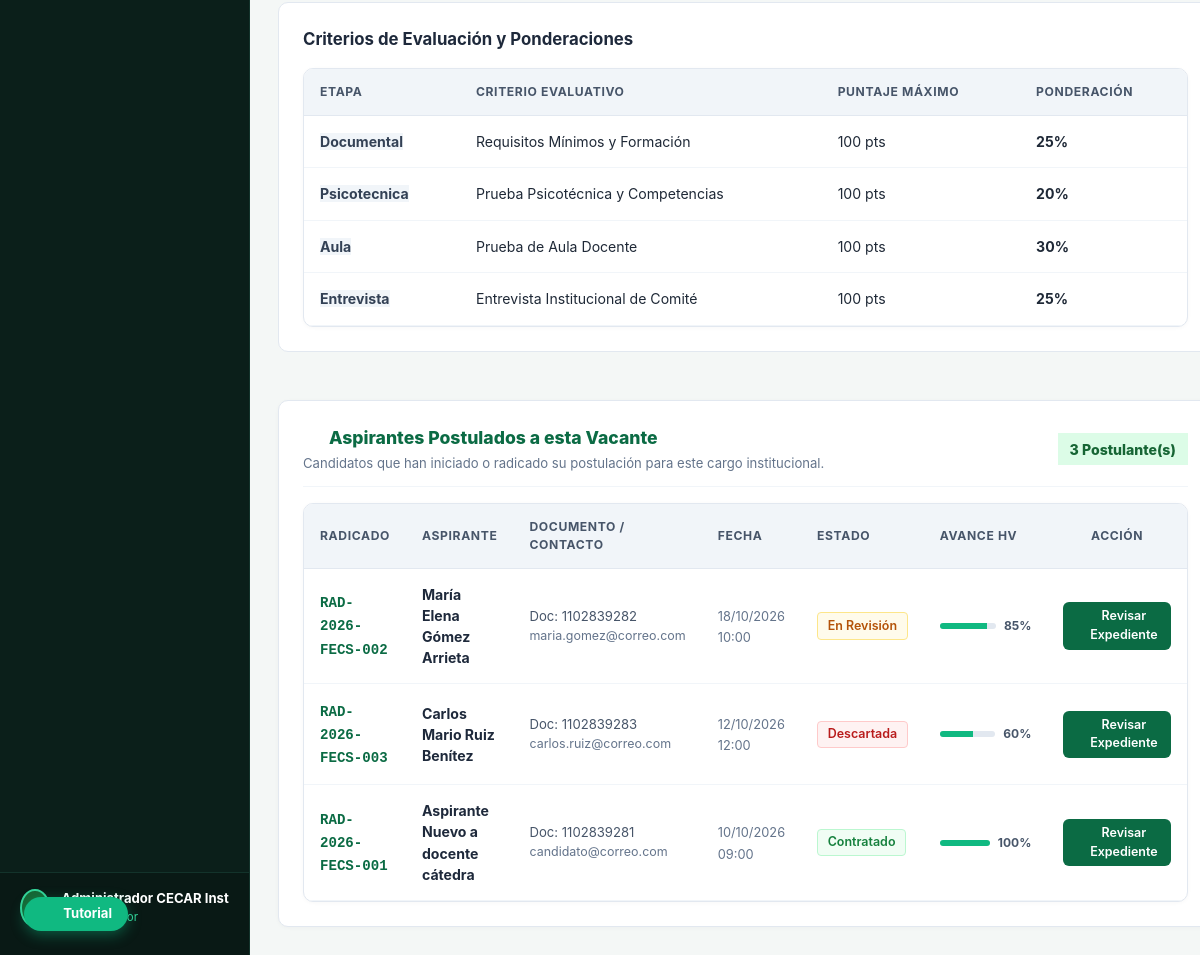
Page /index.php?c=Convocatoria&a=detalle&id=1 (signed in, lower part) on the earlier database version.
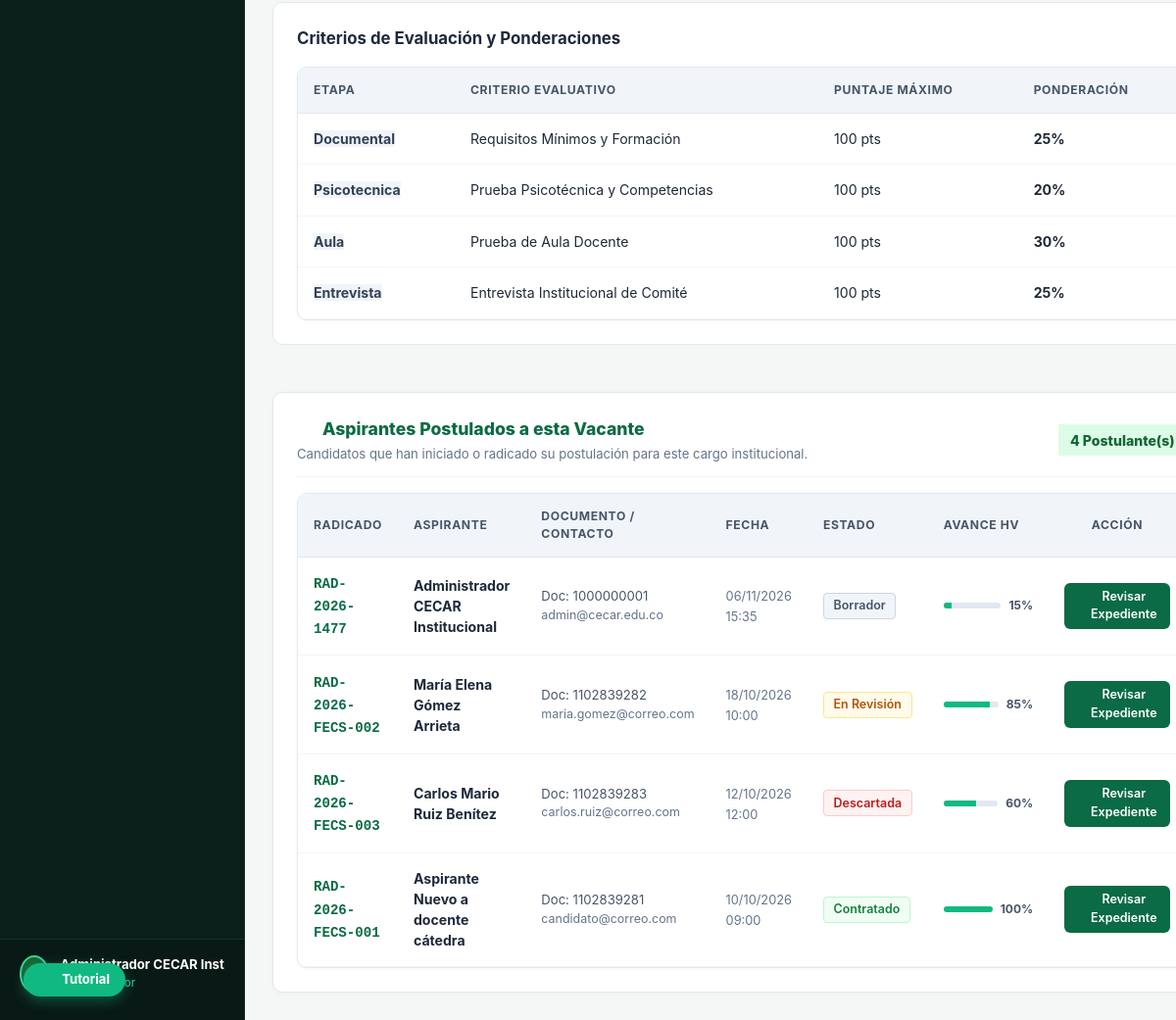
Same page on the later database version.
### tables this page shows
CREATE TABLE criterios_evaluacion (
    id INTEGER PRIMARY KEY AUTOINCREMENT,
    convocatoria_id INTEGER NOT NULL,
    etapa VARCHAR(50) NOT NULL, -- documental, psicotecnica, conocimiento, aula, entrevista
    nombre VARCHAR(150) NOT NULL,
    descripcion TEXT,
    puntaje_maximo REAL NOT NULL DEFAULT 100,
    ponderacion REAL NOT NULL DEFAULT 100,
    obligatorio INTEGER NOT NULL DEFAULT 1,
    FOREIGN KEY (convocatoria_id) REFERENCES convocatorias(id) ON DELETE CASCADE
);

CREATE TABLE postulaciones (
    id INTEGER PRIMARY KEY AUTOINCREMENT,
    convocatoria_id INTEGER NOT NULL,
    usuario_id INTEGER NOT NULL,
    codigo_radicado VARCHAR(50) NOT NULL UNIQUE,
    estado VARCHAR(40) NOT NULL DEFAULT 'borrador', 
    -- borrador, enviada, en_revision, subsanacion_requerida, habilitada, no_habilitada, 
    -- preseleccionada, descartada, seleccionada, no_seleccionada, en_formalizacion, contratado, vinculado, retirada
    resultado_documental VARCHAR(30) NOT NULL DEFAULT 'pendiente', -- pendiente, conforme, observado, no_conforme
    porcentaje_avance INTEGER NOT NULL DEFAULT 0,
    version INTEGER NOT NULL DEFAULT 1,
    declaracion_veracidad INTEGER NOT NULL DEFAULT 0,
    fecha_declaracion DATETIME,
    fecha_postulacion DATETIME NOT NULL DEFAULT CURRENT_TIMESTAMP,
    fecha_envio DATETIME,
    motivo_descarte TEXT,
    causal_descarte_id VARCHAR(50),
    etapa_actual VARCHAR(50) NOT NULL DEFAULT 'revision_documental',
    banco_talento_consentimiento INTEGER NOT NULL DEFAULT 0,
    notas_internas TEXT,
    FOREIGN KEY (convocatoria_id) REFERENCES convocatorias(id),
    FOREIGN KEY (usuario_id) REFERENCES usuarios(id),
    UNIQUE (convocatoria_id, usuario_id)
);

### app/Controllers/ConvocatoriaController.php (called while the page is built, shortened)
<?php
class ConvocatoriaController {
    public function detalle(Request $request): void {
        $id = (int)$request->get('id');
        $convocatoria = Convocatoria::findById($id);
        $pdo = Database::getConnection();
        $stmtReq = $pdo->prepare("SELECT * FROM requisitos_convocatoria WHERE convocatoria_id = :id ORDER BY id ASC");
        $stmtReq->execute([':id' => $id]);
        $requisitos = $stmtReq->fetchAll();
        $stmtCrit = $pdo->prepare("SELECT * FROM criterios_evaluacion WHERE convocatoria_id = :id ORDER BY id ASC");
        $stmtCrit->execute([':id' => $id]);
        $criterios = $stmtCrit->fetchAll();
        $stmtPost = $pdo->prepare("
            SELECT p.*, u.nombres, u.apellidos, u.numero_documento, u.correo, u.telefono,
                   (SELECT COUNT(*) FROM items_hv WHERE postulacion_id = p.id) as total_items,
                   (SELECT COUNT(*) FROM items_hv WHERE postulacion_id = p.id AND estado = 'aprobado') as items_aprobados
            FROM postulaciones p
            JOIN usuarios u ON p.usuario_id = u.id
            WHERE p.convocatoria_id = :cid
            ORDER BY p.fecha_postulacion DESC
        ");
        $stmtPost->execute([':cid' => $id]);
        $postulantes = $stmtPost->fetchAll();
        View::render('convocatorias.detalle', [
            'convocatoria' => $convocatoria,
            'requisitos' => $requisitos,
            'criterios' => $criterios,
            'postulantes' => $postulantes,
            'esGestor' => AuthHelper::esTalentoHumano(),
            'csrf_token' => $request->getCsrfToken()
        ], 'main');
    }
}

### app/Core/Router.php (called while the page is built, shortened)
<?php
class Router {
    public static function dispatch(): void {
        $request = new Request();
        $actionName = $request->get('a');
        $controller = new $controllerClass();
        $controller->$actionName($request);
    }
}

### public/index.php (called while the page is built, shortened)
<?php
try {
    Router::dispatch();
} catch (Throwable $e) {
    error_log("Error en la ejecución de la aplicación: " . $e->getMessage() . " en " . $e->getFile() . ":" . $e->getLine());
    http_response_code(500);
    if (APP_ENV === 'development') {
        echo "<div style='font-family: sans-serif; padding: 2rem; background: #fee2e2; border: 1px solid #ef4444; border-radius: 8px; margin: 2rem auto; max-width: 800px;'>";
        echo "<h2 style='color: #991b1b;'>Error 500 en la Aplicación</h2>";
        echo "<p><strong>Mensaje:</strong> " . htmlspecialchars($e->getMessage()) . "</p>";
        echo "<p><strong>Archivo:</strong> " . htmlspecialchars($e->getFile()) . " (Línea: " . $e->getLine() . ")</p>";
        echo "<pre style='background: #fff; padding: 1rem; border-radius: 6px; overflow: auto;'>" . htmlspecialchars($e->getTraceAsString()) . "</pre>";
        echo "</div>";
    } else {
        echo "<div style='font-family: sans-serif; padding: 3rem; text-align: center;'>";
        echo "<h2>Error Inesperado</h2><p>Ocurrió un error en el servidor. Por favor comuníquese con Mesa de Ayuda CECAR.</p>";
        echo "</div>";
    }
}

### views/convocatorias/detalle.php (the view, shortened to what the changed rows need)
        <?= IconHelper::render('arrow-left', 14) ?> Volver al listado de convocatorias
            <?= FormatHelper::badgeEstado($convocatoria['estado']) ?>
<div style="display: grid; grid-template-columns: 2fr 1fr; gap: 1.5rem;">
    <div style="display: flex; flex-direction: column; gap: 1.5rem;">
        <div style="background: #ffffff; border: 1px solid var(--border-color); border-radius: 10px; padding: 1.5rem;">
            <div class="table-responsive">
                <table class="cecar-table">
                    <thead>
                        <tr>
                            <th>Etapa</th>
                            <th>Criterio Evaluativo</th>
                            <th>Puntaje Máximo</th>
                            <th>Ponderación</th>
                        </tr>
                    </thead>
                    <tbody>
                        <?php if (empty($criterios)): ?>
                            <tr><td colspan="4" style="text-align: center; color: #94a3b8;">Criterios estándar institucionales aplicables.</td></tr>
                        <?php else: ?>
                            <?php foreach ($criterios as $cr): ?>
                                <tr>
                                    <td><span class="badge" style="background: #f1f5f9; color: #334155; font-weight: 700;"><?= ucfirst($cr['etapa']) ?></span></td>
                                    <td><?= htmlspecialchars($cr['nombre'], ENT_QUOTES, 'UTF-8') ?></td>
                                    <td><?= $cr['puntaje_maximo'] ?> pts</td>
                                    <td><strong><?= $cr['ponderacion'] ?>%</strong></td>
                                </tr>
                            <?php endforeach; ?>
                        <?php endif; ?>
                    </tbody>
                </table>
            </div>
        </div>
        <?php if ($esGestor): ?>
            <div style="background: #ffffff; border: 1px solid var(--border-color); border-radius: 10px; padding: 1.5rem; margin-top: 1.5rem; box-shadow: 0 1px 4px rgba(0,0,0,0.03);">
                <div style="display: flex; justify-content: space-between; align-items: center; margin-bottom: 1rem; border-bottom: 1px solid #f1f5f9; padding-bottom: 0.75rem; flex-wrap: wrap; gap: 0.5rem;">
                    <div>
                        <h3 style="font-size: 1.1rem; font-weight: 800; color: #0b6b44; display: flex; align-items: center; gap: 0.5rem; margin: 0;">
                            <?= IconHelper::render('users', 18) ?> Aspirantes Postulados a esta Vacante
                        </h3>
                        <p style="color: #64748b; font-size: 0.82rem; margin: 0.2rem 0 0 0;">
                            Candidatos que han iniciado o radicado su postulación para este cargo institucional.
                        </p>
                    </div>
                    <span class="badge" style="background: #dcfce7; color: #166534; font-weight: 800; font-size: 0.88rem; padding: 0.35rem 0.75rem;">
                        <?= count($postulantes ?? []) ?> Postulante(s)
                    </span>
                </div>
                <?php if (empty($postulantes)): ?>
                    <div style="text-align: center; padding: 2.5rem 1rem; background: #f8fafc; border-radius: 8px; border: 1px dashed #cbd5e1;">
                        <div style="color: #94a3b8; margin-bottom: 0.5rem;"><?= IconHelper::render('users', 32) ?></div>
                        <p style="color: #64748b; font-weight: 600; margin-bottom: 0.25rem;">Aún no se han registrado aspirantes en esta vacante.</p>
                        <p style="color: #94a3b8; font-size: 0.8rem;">En cuanto un candidato inicie o radique su postulación, se reflejará inmediatamente aquí.</p>
                    </div>
                <?php else: ?>
                    <div class="table-responsive">
                        <table class="cecar-table">
                            <thead>
                                <tr>
                                    <th>Radicado</th>
                                    <th>Aspirante</th>
                                    <th>Documento / Contacto</th>
                                    <th>Fecha</th>
                                    <th>Estado</th>
                                    <th>Avance HV</th>
                                    <th style="text-align: center;">Acción</th>
                                </tr>
                            </thead>
                            <tbody>
                                <?php foreach ($postulantes as $p): ?>
                                    <tr>
                                        <td>
                                            <strong style="color: #0b6b44; font-family: monospace;"><?= htmlspecialchars($p['codigo_radicado'], ENT_QUOTES, 'UTF-8') ?></strong>
                                        </td>
                                        <td>
                                            <div style="font-weight: 700; color: #1e293b;"><?= htmlspecialchars($p['nombres'] . ' ' . $p['apellidos'], ENT_QUOTES, 'UTF-8') ?></div>
                                        </td>
                                        <td>
                                            <div style="font-size: 0.82rem; color: #475569;">Doc: <?= htmlspecialchars($p['numero_documento'], ENT_QUOTES, 'UTF-8') ?></div>
                                            <div style="font-size: 0.78rem; color: #64748b;"><?= htmlspecialchars($p['correo'], ENT_QUOTES, 'UTF-8') ?></div>
                                        </td>
                                        <td>
                                            <span style="font-size: 0.8rem; color: #64748b;">
                                                <?= FormatHelper::fecha($p['fecha_postulacion']) ?>
                                            </span>
                                        </td>
                                        <td>
                                            <?= FormatHelper::badgeEstado($p['estado']) ?>
                                        </td>
                                        <td>
                                            <div style="display: flex; align-items: center; gap: 0.5rem;">
                                                <div style="flex: 1; height: 6px; background: #e2e8f0; border-radius: 9999px; overflow: hidden; min-width: 50px;">
                                                    <div style="width: <?= (int)$p['porcentaje_avance'] ?>%; height: 100%; background: #10b981;"></div>
                                                </div>
                                                <span style="font-size: 0.75rem; font-weight: 700; color: #475569;"><?= (int)$p['porcentaje_avance'] ?>%</span>
                                            </div>
                                        </td>
                                        <td style="text-align: center;">
                                            <a href="<?= BASE_URL ?>/index.php?c=Revision&a=expediente&id=<?= $p['id'] ?>" class="btn btn-primary btn-sm" style="display: inline-flex; align-items: center; gap: 0.3rem;">
                                                <?= IconHelper::render('search', 14) ?> Revisar Expediente
                                            </a>
                                        </td>
                                    </tr>
                                <?php endforeach; ?>
                            </tbody>
                        </table>
                    </div>
                <?php endif; ?>
            </div>
        <?php endif; ?>
    </div>
</div>

### app/Helpers/IconHelper.php (shortened to what the changed rows need)
<?php
class IconHelper {
    public static function render(string $name, int $size = 18, string $class = ''): string {
        $strokeWidth = '2';
        $style = sprintf('width: %dpx; height: %dpx; vertical-align: middle; display: inline-block;', $size, $size);
        $svgContent = $icons[$name] ?? $icons['file'];
        return sprintf(
            '<svg class="cecar-icon %s" style="%s" viewBox="0 0 24 24" fill="none" stroke="currentColor" stroke-width="%s" stroke-linecap="round" stroke-linejoin="round">%s</svg>',
            htmlspecialchars($class, ENT_QUOTES, 'UTF-8'),
            $style,
            $strokeWidth,
            $svgContent
        );
    }
}

### app/Helpers/FormatHelper.php (shortened to what the changed rows need)
<?php
class FormatHelper {
    public static function fecha(?string $datetime, string $format = 'd/m/Y H:i'): string {
        $time = strtotime($datetime);
        return date($format, $time);
    }
    public static function badgeEstado(string $estado): string {
        $key = strtolower(trim($estado));
        if (isset($map[$key])) {
            $colors = $map[$key];
        } else {
            $colors = ['bg' => '#f8fafc', 'text' => '#475569', 'border' => '#e2e8f0', 'label' => ucfirst($estado)];
        }
        $label = $colors['label'];
        return '<span class="badge" style="background-color: ' . $colors['bg'] . '; color: ' . $colors['text']
            . '; border: 1px solid ' . $colors['border'] . '; padding: 0.2rem 0.6rem; border-radius: 4px; font-size: 0.78rem; font-weight: 600; display: inline-flex; align-items: center; gap: 0.25rem;">'
            . htmlspecialchars($label, ENT_QUOTES, 'UTF-8') . '</span>';
    }
}

Differences in the rows shown:
added postulaciones: codigo_radicado "RAD-2026-1477", apellidos "Administrador CECAR Institucional", numero_documento "1000000001", correo "admin@cecar.edu.co", fecha_postulacion "06/11/2026 15:35", estado "Borrador", porcentaje_avance "15"
Other differences:
count($postulantes ?? []): "3" → "4"
